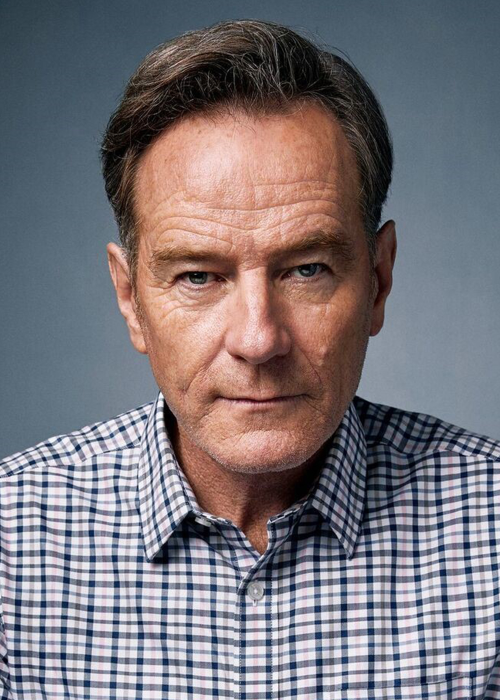
#> input picture w.jpg, 1000 x 1400 px (shown at 1/2 size)
$ jupyter execute --allow-errors faceswap.ipynb
#> lines starting #> are read from the running program, lines starting #| are printed output that depends on the picture
[cell 1]
import cv2
import numpy as np
import dlib
import matplotlib.pyplot as plt

def extract_index_nparray(nparray):
    index = None
    for num in nparray[0]:
        index = num
        break
    return index

[cell 2]
# define source and destination images.
src_img = cv2.imread('w.jpg')
#> src_img is the input picture: shape (1400, 1000, 3); mean B, G, R 122.5, 116.8, 122.1
dst_img = cv2.imread('jj.jpg')
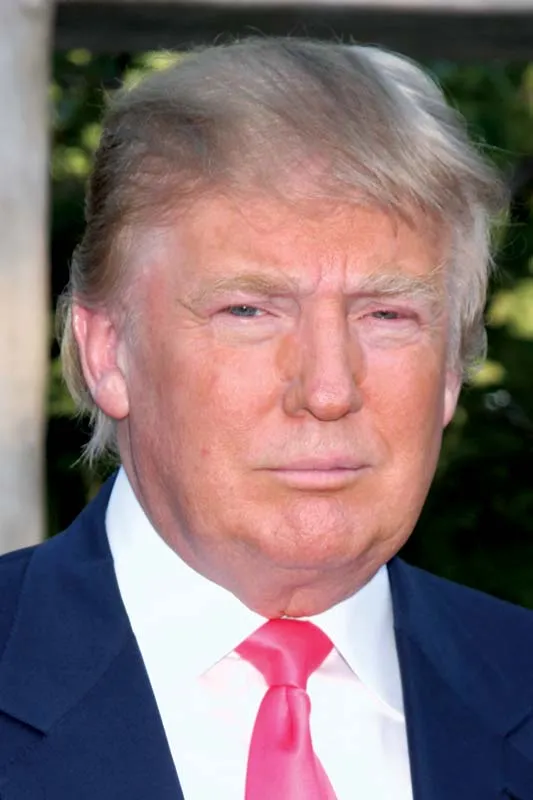
#> input picture jj.jpg, 533 x 800 px
#> dst_img is the input picture: shape (800, 533, 3); mean B, G, R 116, 113.7, 133.9


src_img_gray = cv2.cvtColor(src_img,cv2.COLOR_BGR2GRAY)
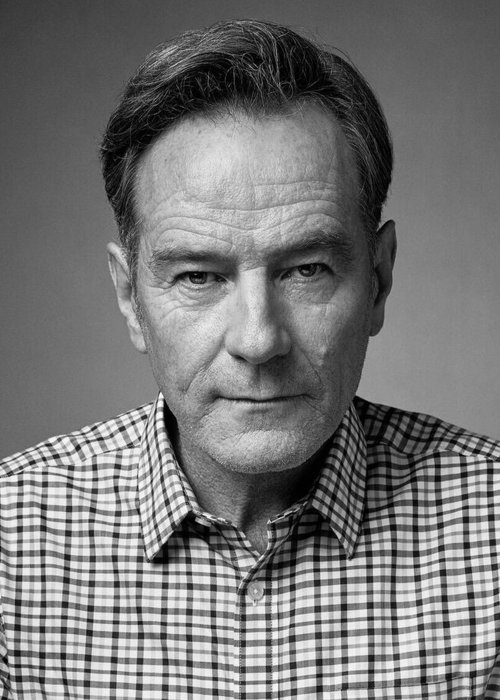
#> src_img_gray: shape (1400, 1000) (shown at 1/2 size); min 0, max 255, mean 119
dst_img_gray = cv2.cvtColor(dst_img,cv2.COLOR_BGR2GRAY)
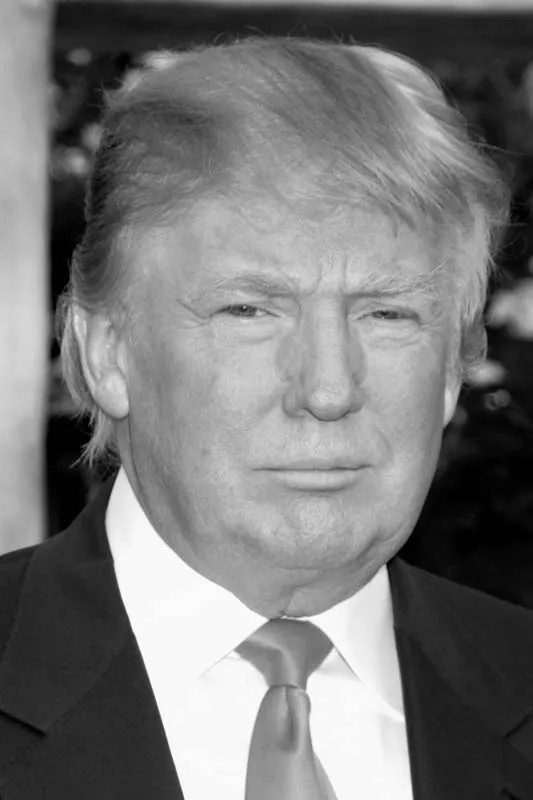
#> dst_img_gray: shape (800, 533); min 0, max 255, mean 120

# create mask from src image
src_mask = np.zeros_like(src_img_gray)
dst_mask = np.zeros_like(dst_img_gray)


plt.subplot(1,2,1)
plt.imshow(src_img_gray,cmap='gray')
plt.subplot(1,2,2)
plt.imshow(dst_img_gray,cmap='gray')
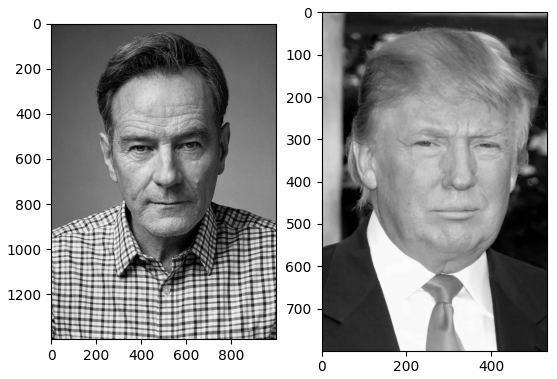
#> figure drawn by matplotlib, 2 panels

#> (a cell that did not finish here is left out)

#> (a cell that did not finish here is left out)

[cell 5]
# Just showing the extracted face using convex hull
temp_img = cv2.cvtColor(src_img.copy(),cv2.COLOR_BGR2RGB)
src_img_face = cv2.bitwise_and(temp_img, temp_img, mask=src_mask)
#> src_img_face: shape (1400, 1000, 3); every value is 0
plt.imshow(src_img_face)

#> (a cell that did not finish here is left out)

#> (a cell that did not finish here is left out)

[cell 8]
#Extract the dst face just to apply and show triangulation
# Just showing the extracted face by applying mask.
temp_img = cv2.cvtColor(dst_img.copy(),cv2.COLOR_BGR2RGB)
#> temp_img: shape (800, 533, 3)
dst_face_img = cv2.bitwise_and(temp_img, temp_img, mask = dst_mask)
#> dst_face_img: shape (800, 533, 3); every value is 0
plt.imshow(dst_face_img)
